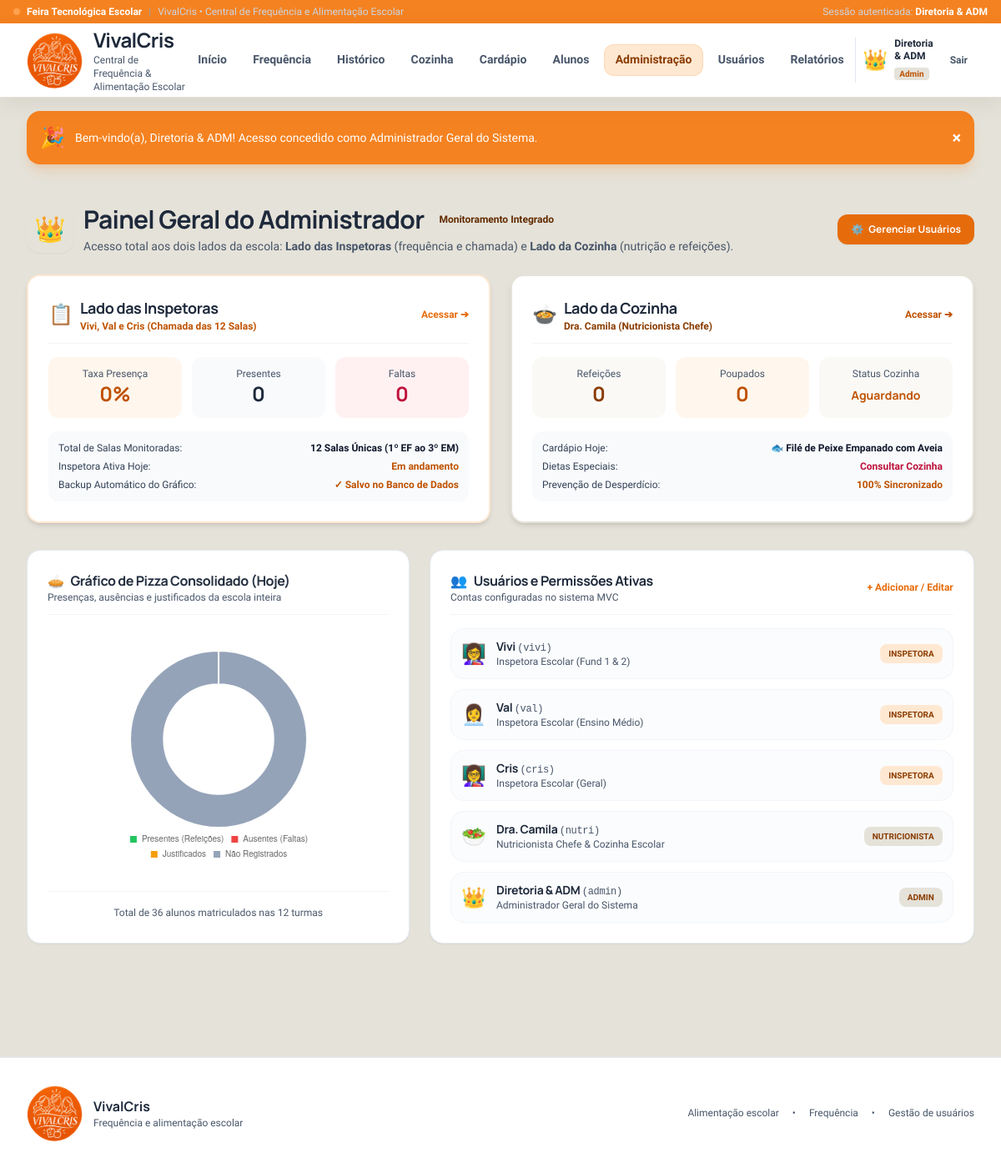
Page /public/admin (signed in) on the committed database.
### tables this page shows
CREATE TABLE `usuarios` (
    `id` INT AUTO_INCREMENT PRIMARY KEY,
    `nome` VARCHAR(150) NOT NULL,
    `usuario` VARCHAR(60) NOT NULL UNIQUE,
    `senha` VARCHAR(255) NOT NULL,
    `perfil` ENUM('inspetora', 'nutricionista', 'admin') NOT NULL,
    `cargo` VARCHAR(150) NOT NULL,
    `avatar` VARCHAR(10) NOT NULL DEFAULT '👤',
    `ativo` TINYINT(1) DEFAULT 1,
    `ultimo_login` DATETIME NULL,
    `created_at` TIMESTAMP DEFAULT CURRENT_TIMESTAMP
);

CREATE TABLE `cardapios` (
    `id` INT AUTO_INCREMENT PRIMARY KEY,
    `dia_semana` VARCHAR(30) NOT NULL,
    `prato_principal` VARCHAR(200) NOT NULL,
    `acompanhamento` VARCHAR(255) NOT NULL,
    `sobremesa` VARCHAR(150) NOT NULL,
    `bebida` VARCHAR(100) NOT NULL,
    `calorias` INT DEFAULT 450,
    `tags` VARCHAR(255) NOT NULL,
    `emoji` VARCHAR(10) NOT NULL
);

### app/Views/admin/index.php (the view, shortened to what the rows shown need)
<?php
require_once __DIR__ . '/../layouts/header.php';
?>
<div class="scroll-reveal flex flex-col md:flex-row md:items-center justify-between gap-4 mb-6">
    <div class="flex items-center gap-3">
        <div>
            <div class="flex items-center gap-2">
                <h1 class="text-2xl sm:text-3xl font-brand font-bold text-slate-800">
                    Painel Geral do Administrador
                </h1>
            </div>
        </div>
    </div>
</div>
<div class="grid grid-cols-1 md:grid-cols-2 gap-6 mb-8">
    <div class="scroll-reveal-right fun-card p-6 bg-white border-2 border-amber-100 shadow-md">
        <div class="p-3 rounded-xl bg-slate-50 text-xs space-y-1.5 text-slate-700">
            <div class="flex justify-between">
                <span>Cardápio Hoje:</span>
                <strong class="text-slate-900"><?= $cardapioHoje['emoji'] ?? '🍽️' ?> <?= htmlspecialchars($cardapioHoje['prato_principal'] ?? 'Cardápio Padrão') ?></strong>
            </div>
        </div>
    </div>
</div>
<div class="grid grid-cols-1 lg:grid-cols-12 gap-6 mb-8">
    <div class="lg:col-span-7 scroll-reveal-right">
        <div class="fun-card p-6 bg-white border border-slate-200 shadow-sm h-full">
            <div class="space-y-3">
                <?php foreach ($usuarios as $u): ?>
                    <div class="p-3 rounded-2xl border border-slate-100 hover:border-slate-300 transition flex items-center justify-between bg-slate-50/50">
                        <div class="flex items-center gap-3">
                            <span class="text-2xl select-none"><?= $u['avatar'] ?></span>
                            <div>
                                <h4 class="font-bold text-sm text-slate-800 leading-tight">
                                    <?= htmlspecialchars($u['nome']) ?>
                                    <span class="font-mono text-xs text-slate-600 font-normal">(<?= htmlspecialchars($u['usuario']) ?>)</span>
                                </h4>
                                <span class="text-xs text-slate-600 block"><?= htmlspecialchars($u['cargo']) ?></span>
                            </div>
                        </div>
                        <div class="flex items-center gap-2">
                            <span class="px-2.5 py-1 rounded-lg text-[10px] font-bold uppercase
                                <?= ($u['perfil'] === 'admin') ? 'bg-indigo-100 text-indigo-800' : (($u['perfil'] === 'nutricionista') ? 'bg-amber-100 text-amber-800' : 'bg-emerald-100 text-emerald-800') ?>">
                                <?= htmlspecialchars($u['perfil']) ?>
                            </span>
                        </div>
                    </div>
                <?php endforeach; ?>
            </div>
        </div>
    </div>
</div>
<script>
// Usa os totais do controller para desenhar o grafico geral do dia.
document.addEventListener('DOMContentLoaded', () => {
    const ctx = document.getElementById('adminPizzaChart');
    if (!ctx) return;
    const data = <?= json_encode($pizzaStats['chart_data']) ?>;
    new Chart(ctx, {
        type: 'doughnut',
        data: data,
        options: {
            responsive: true,
            maintainAspectRatio: true,
            plugins: {
                legend: {
                    position: 'bottom',
                    labels: { boxWidth: 10, padding: 8, font: { size: 10 } }
                }
            },
            cutout: '62%'
        }
    });
});
</script>
<?php require_once __DIR__ . '/../layouts/footer.php'; ?>

### app/Views/layouts/header.php (shortened to what the rows shown need)
<?php
$usuarioLogado = usuario_logado();
?>
<!DOCTYPE html>
<html lang="pt-BR">
<head>
    <script src="https://cdn.tailwindcss.com"></script>
    <link rel="stylesheet" href="<?= asset('css/style.css') ?>?v=<?= filemtime(__DIR__ . '/../../../public/css/style.css') ?>">
</head>
<body class="app-body min-h-screen flex flex-col text-slate-800 antialiased selection:bg-brand-200 selection:text-slate-900">
    <div class="bg-slate-900 text-slate-200 text-xs py-1.5 px-4">
        <div class="max-w-7xl mx-auto flex flex-wrap items-center justify-between gap-2">
            <div class="flex items-center gap-3">
                <?php if ($usuarioLogado): ?>
                    <span class="text-xs text-slate-300">Sessão autenticada: <strong class="text-white"><?= htmlspecialchars($usuarioLogado['nome']) ?></strong></span>
                <?php else: ?>
                    <a href="<?= url('login') ?>" class="text-xs font-semibold text-slate-200 hover:text-white">
                        Acesso da equipe
                    </a>
                <?php endif; ?>
            </div>
        </div>
    </div>
    <header class="sticky top-0 z-40 bg-white border-b border-slate-200 shadow-sm">
        <div class="max-w-7xl mx-auto px-4 sm:px-6 lg:px-8">
            <div class="flex items-center justify-between h-24">
                <div class="flex items-center gap-2">
                    <?php if ($usuarioLogado): ?>
                        <div class="hidden sm:flex items-center gap-2 pl-2 border-l border-slate-200">
                            <span class="text-2xl select-none"><?= $usuarioLogado['avatar'] ?? '👤' ?></span>
                            <div class="text-left">
                                <span class="font-bold text-xs text-slate-800 block leading-tight">
                                    <?= htmlspecialchars($usuarioLogado['nome']) ?>
                                </span>
                                <span class="inline-block text-[10px] font-bold px-1.5 py-0.2 rounded
                                    <?= ($usuarioLogado['perfil'] === 'admin') ? 'bg-indigo-100 text-indigo-700' : (($usuarioLogado['perfil'] === 'nutricionista') ? 'bg-amber-100 text-amber-800' : 'bg-emerald-100 text-emerald-800') ?>">
                                    <?= ucfirst($usuarioLogado['perfil']) ?>
                                </span>
                            </div>
                                     <a href="<?= url('logout') ?>"
                                         class="ml-1 px-2 py-1 text-slate-600 hover:text-rose-700 hover:bg-rose-50 rounded-lg transition text-xs font-bold"
                                         title="Sair do Sistema">
                                          Sair
                            </a>
                        </div>
                    <?php endif; ?>
                </div>
            </div>
        </div>
    </header>
    <main class="flex-grow max-w-7xl w-full mx-auto px-4 sm:px-6 lg:px-8 py-6">

### rows in the picture
usuarios: nome "Diretoria & ADM", avatar "👑", perfil "Admin", usuario "admin", cargo "Administrador Geral do Sistema", perfil "ADMIN"
cardapios: emoji "🐟", prato_principal "Filé de Peixe Empanado com Aveia"
usuarios: avatar "👩‍🏫", nome "Vivi", usuario "vivi", cargo "Inspetora Escolar (Fund 1 & 2)", perfil "INSPETORA"
usuarios: avatar "👩‍💼", nome "Val", usuario "val", cargo "Inspetora Escolar (Ensino Médio)", perfil "INSPETORA"
usuarios: avatar "👩‍🏫", nome "Cris", usuario "cris", cargo "Inspetora Escolar (Geral)", perfil "INSPETORA"
usuarios: avatar "🥗", nome "Dra. Camila", usuario "nutri", cargo "Nutricionista Chefe & Cozinha Escolar", perfil "NUTRICIONISTA"

### other values in the picture
$_SESSION['flash_success'] "Bem-vindo(a), Diretoria & ADM! Acesso concedido como Administrador Geral do Sistema."
$statsFrequencia['taxa_presenca'] "0"
$statsFrequencia['presentes'] "0"
$statsFrequencia['ausentes'] "0"
$pizzaStats['fechado_por'] "Em andamento"
$pedidoHoje['total_presentes'] "0"
$pedidoHoje['total_ausentes'] "0"
$pedidoHoje['status'] "Aguardando"
$pedidoHoje['restricoes_resumo'] "Consultar Cozinha"
$totalAlunos "36"
